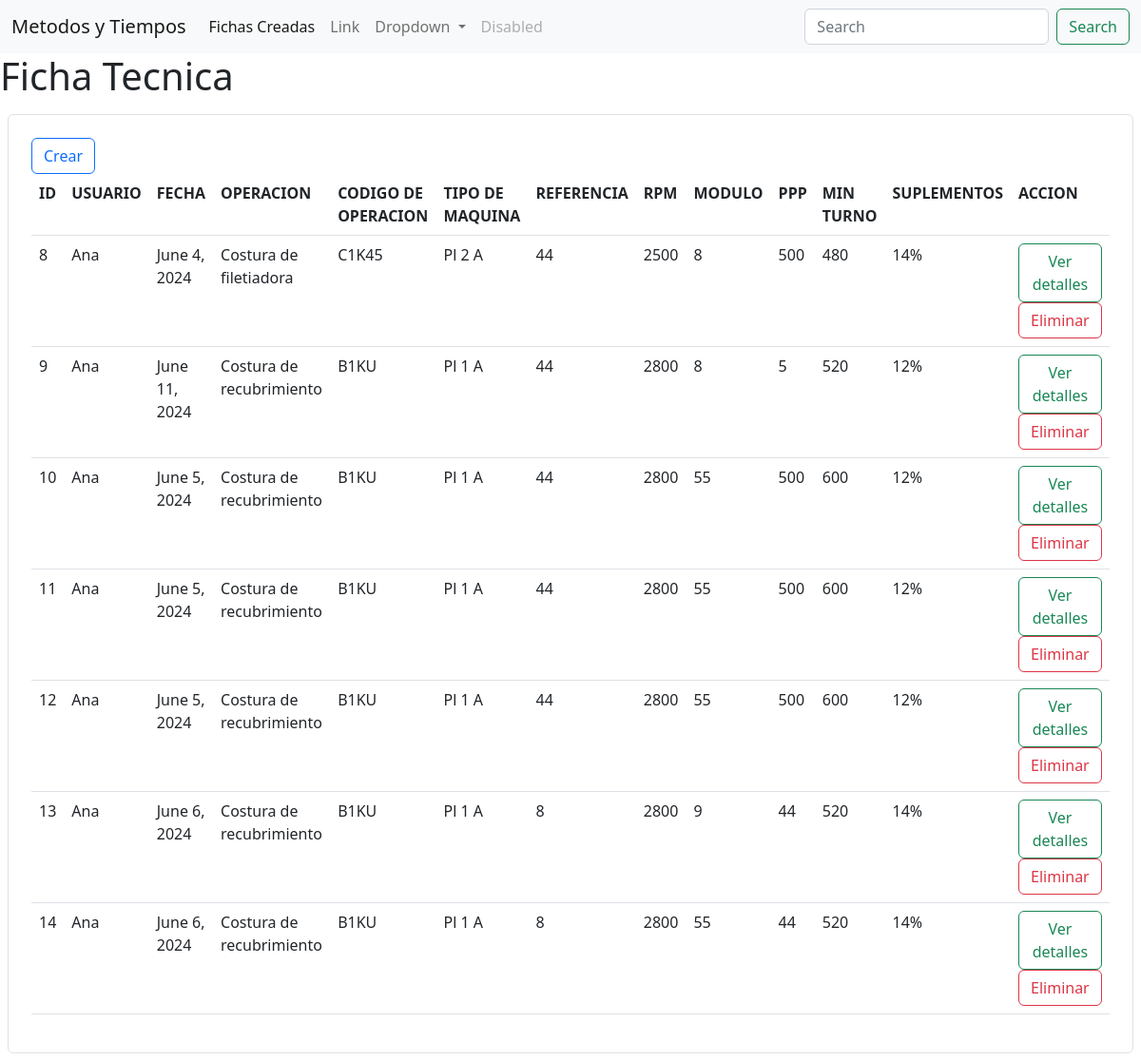
The app's page /listar_ficha, older data.
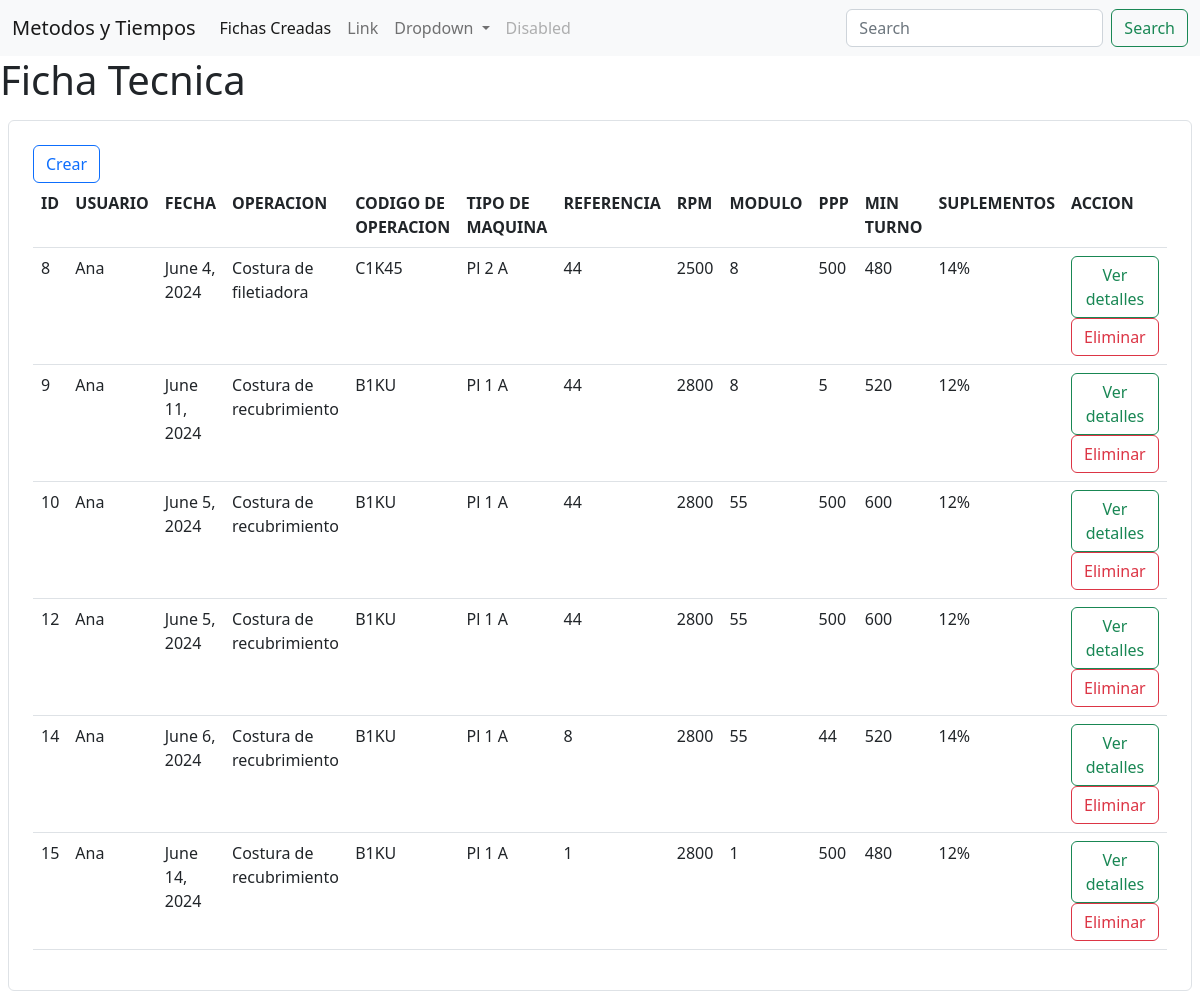
The same page, newer data.
### app/models.py (models this page shows, shortened)
class FichaTecnica(models.Model):
    idFicha=models.BigAutoField(primary_key=True, blank=True)
    idUsuario=models.ForeignKey(Usuario,on_delete=models.CASCADE)
    fecha=models.DateField()
    operacion=models.ForeignKey(operacion,on_delete=models.CASCADE)
    codigo_Operacion=models.CharField(max_length=150)
    tipoMaquina=models.ForeignKey(MaquinaDeCoser,on_delete=models.CASCADE)
    ref=models.CharField(max_length=150)
    rpm=models.IntegerField()
    modulo=models.CharField(max_length=150)
    ppp=models.CharField(max_length=150)
    minTurno=models.ForeignKey(Turno,on_delete=models.CASCADE)
    suplementos=models.ForeignKey(Suplemento,on_delete=models.CASCADE)
    tipoTela=models.CharField(max_length=150)
    tiempoMinimoCostura=models.FloatField(default=0.0)
    gtf=models.ForeignKey(Gtf,on_delete=models.CASCADE)
    distanciaCostura=models.FloatField(default=0.0)
    numeroParadas=models.IntegerField(default=0)
    constante=models.FloatField(default=0.0006)
    factorAltaVelocidad=models.FloatField(default=0.0)
    paradaArranque=models.IntegerField(default=0)
    presicionParada=models.ForeignKey(Presicion_de_parada,on_delete=models.CASCADE)
    tmuCostura=models.FloatField(default=0.0)

class Usuario(models.Model):
    ROLES=(
        (1,"administrador"),
        (2,"usuario")
    )
    idUsuario=models.BigAutoField(primary_key=True, blank=True)
    nombre=models.CharField(max_length=50)
    apellido=models.CharField(max_length=50)
    contacto=models.CharField(max_length=50)
    email=models.CharField(max_length=50)
    nombreUsuario=models.CharField(max_length=50)
    contrasena=models.CharField(max_length=50)
    rol=models.IntegerField(choices=ROLES,default=2)
    def __str__(self):
        return f"{self.nombre}"

class operacion(models.Model):
    codigo=models.CharField(primary_key=True,blank=True,max_length=150)
    nombre=models.CharField(max_length=150)
    def __str__(self):
        return f"{self.nombre}"

class MaquinaDeCoser(models.Model):
    id=models.IntegerField(primary_key=True)
    nombre=models.CharField(max_length=150)
    rpm=models.IntegerField()
    puntadas_por_min=models.IntegerField()
    def __str__(self):
        return f"{self.nombre}"

class Turno(models.Model):
    id=models.BigAutoField(primary_key=True,blank=True)
    turno=models.IntegerField(null=True)
    def __str__(self):
        return f"{self.turno}"

class Suplemento(models.Model):
    id=models.BigAutoField(primary_key=True,blank=True)
    porcentaje=models.CharField(max_length=150,null=True)
    def __str__(self):
        return f"{self.porcentaje}"

### app/views.py (the view)
# urls.py: path('listar_ficha', listar_fichat,name="listar_ficha"),
def listar_fichat(request):
    q=FichaTecnica.objects.all()
    contex={"data":q}
    return render(request,'app/ficha/listar_fichat.html',contex)

### app/templates/app/ficha/listar_fichat.html (shortened to what this page needs)
{% extends 'app/base.html' %}
{% load static %}
{% block container %}
        <h1>Ficha Tecnica</h1>
    {% if data %}
    <div class="d-flex justify-content-center align-items-center">
        <div class="border p-4 rounded w-78 m-2">
            <a href="{% url 'form_fichat' %}" class="btn btn-outline-primary">Crear</a>
            <table class="table table-hover">
                <tr>
                    <th>ID</th>
                    <th>USUARIO</th>
                    <th>FECHA</th>
                    <th>OPERACION</th>
                    <th>CODIGO DE OPERACION</th>
                    <th>TIPO DE MAQUINA</th>
                    <th>REFERENCIA</th>
                    <th>RPM</th>
                    <th>MODULO</th>
                    <th>PPP</th>
                    <th>MIN TURNO</th>
                    <th>SUPLEMENTOS</th>
                    <th>ACCION</th>
                </tr>
                {% for i in data %}
                <tr>
                    <td>{{i.idFicha}}</td>
                    <td>{{i.idUsuario}}</td>
                    <td>{{i.fecha}}</td>
                    <td>{{i.operacion}}</td>
                    <td>{{i.codigo_Operacion}}</td>
                    <td>{{i.tipoMaquina}}</td>
                    <td>{{i.ref}}</td>
                    <td>{{i.rpm}}</td>
                    <td>{{i.modulo}}</td>
                    <td>{{i.ppp}}</td>
                    <td>{{i.minTurno}}</td>
                    <td>{{i.suplementos}}</td>
                    <td>
                        <a href="{% url 'editar_ficha_form' i.idFicha %}" class="btn btn-outline-success">Ver detalles</a>
                        <a href="{% url 'eliminar_ficha' i.idFicha %}" class="btn btn-outline-danger" onclick="return confirm('¿Estás seguro de eliminar?')">Eliminar</a>
                    </td>
                </tr>
                {% endfor %}
            </table>
        </div>
    </div>
    {% else %}
    <h1>No hay registros en el momento</h1>
    {% endif %}
{% endblock %}

Row changes from the older to the newer data that the page shows:
removed FichaTecnica: idFicha "11", idUsuario "Ana", fecha "June 5, 2024", operacion "Costura de recubrimiento", codigo_Operacion "B1KU", tipoMaquina "Pl 1 A", ref "44", rpm "2800", modulo "55", ppp "500", minTurno "600", suplementos "12%"
removed FichaTecnica: idFicha "13", idUsuario "Ana", fecha "June 6, 2024", operacion "Costura de recubrimiento", codigo_Operacion "B1KU", tipoMaquina "Pl 1 A", ref "8", rpm "2800", modulo "9", ppp "44", minTurno "520", suplementos "14%"
added FichaTecnica: idFicha "15", idUsuario "Ana", fecha "June 14, 2024", operacion "Costura de recubrimiento", codigo_Operacion "B1KU", tipoMaquina "Pl 1 A", ref "1", rpm "2800", modulo "1", ppp "500", minTurno "480", suplementos "12%"
